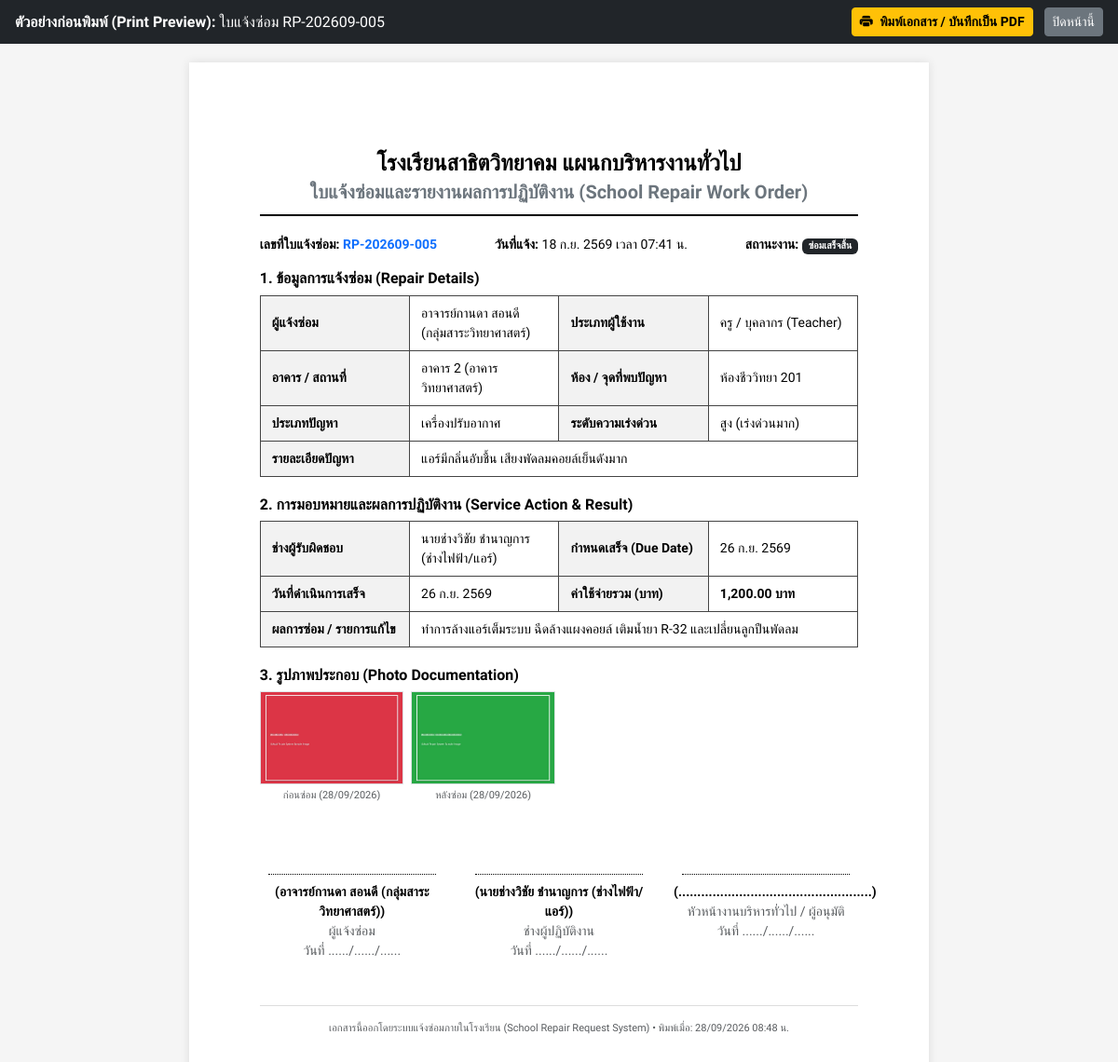
The app's page /repair/5/print (signed in) with its own data.
### models.py (models this page shows, shortened)
class RepairRequest(db.Model):
    __tablename__ = 'repair_requests'
    id = db.Column(db.Integer, primary_key=True, autoincrement=True)
    request_no = db.Column(db.String(30), unique=True, nullable=False)
    user_id = db.Column(db.Integer, db.ForeignKey('users.id', ondelete='CASCADE'), nullable=False)
    building = db.Column(db.String(100), nullable=False)
    room = db.Column(db.String(50), nullable=False)
    problem_type = db.Column(db.String(30), nullable=False)  # 'electrical', 'furniture', 'computer', 'aircon', 'other'
    description = db.Column(db.Text, nullable=False)
    urgency = db.Column(db.String(20), default='medium', nullable=False)  # 'low', 'medium', 'high'
    status = db.Column(db.String(20), default='pending', nullable=False)  # 'pending', 'accepted', 'in_progress', 'completed'
    assigned_to = db.Column(db.Integer, db.ForeignKey('users.id', ondelete='SET NULL'), nullable=True)
    due_date = db.Column(db.Date, nullable=True)
    completion_date = db.Column(db.Date, nullable=True)
    cost = db.Column(db.Float, nullable=True)
    result = db.Column(db.Text, nullable=True)
    created_at = db.Column(db.DateTime, default=datetime.now)
    images = db.relationship('RepairImage', backref='repair', lazy=True, cascade='all, delete-orphan')
    comments = db.relationship('Comment', backref='repair', lazy=True, cascade='all, delete-orphan', order_by='Comment.created_at.asc()')
    @property
    def status_label(self) -> str:
        mapping = {
            'pending': 'รอรับเรื่อง',
            'accepted': 'รับเรื่องแล้ว',
            'in_progress': 'กำลังดำเนินการ',
            'completed': 'ซ่อมเสร็จสิ้น'
        }
        return mapping.get(self.status, self.status)
    @property
    def problem_type_label(self) -> str:
        mapping = {
            'electrical': 'ระบบไฟฟ้า',
            'furniture': 'ครุภัณฑ์ / เฟอร์นิเจอร์',
            'computer': 'คอมพิวเตอร์และอุปกรณ์',
            'aircon': 'เครื่องปรับอากาศ',
            'other': 'อื่นๆ'
        }
        return mapping.get(self.problem_type, self.problem_type)
    @property
    def urgency_label(self) -> str:
        mapping = {
            'low': 'ต่ำ (ไม่เร่งด่วน)',
            'medium': 'ปานกลาง',
            'high': 'สูง (เร่งด่วนมาก)'
        }
        return mapping.get(self.urgency, self.urgency)

class User(UserMixin, db.Model):
    __tablename__ = 'users'
    id = db.Column(db.Integer, primary_key=True, autoincrement=True)
    username = db.Column(db.String(80), unique=True, nullable=False)
    password_hash = db.Column(db.String(255), nullable=False)
    fullname = db.Column(db.String(150), nullable=False)
    role = db.Column(db.String(20), nullable=False)  # 'admin', 'teacher', 'technician'
    email = db.Column(db.String(120), nullable=True)
    created_at = db.Column(db.DateTime, default=datetime.now)
    created_repairs = db.relationship('RepairRequest', foreign_keys='RepairRequest.user_id', backref='reporter', lazy=True, cascade='all, delete-orphan')
    assigned_repairs = db.relationship('RepairRequest', foreign_keys='RepairRequest.assigned_to', backref='technician', lazy=True)
    comments = db.relationship('Comment', backref='author', lazy=True, cascade='all, delete-orphan')
    @property
    def role_label(self) -> str:
        labels = {
            'admin': 'ผู้ดูแลระบบ (Admin)',
            'teacher': 'ครู / บุคลากร (Teacher)',
            'technician': 'เจ้าหน้าที่ซ่อม (Technician)'
        }
        return labels.get(self.role, self.role)

class RepairImage(db.Model):
    __tablename__ = 'repair_images'
    id = db.Column(db.Integer, primary_key=True, autoincrement=True)
    repair_id = db.Column(db.Integer, db.ForeignKey('repair_requests.id', ondelete='CASCADE'), nullable=False)
    image_type = db.Column(db.String(20), nullable=False)  # 'before', 'after'
    image_path = db.Column(db.String(255), nullable=False)
    uploaded_at = db.Column(db.DateTime, default=datetime.now)
    @property
    def image_type_label(self) -> str:
        return 'ก่อนซ่อม' if self.image_type == 'before' else 'หลังซ่อม'

### app.py (the view)
    @app.route('/repair/<int:id>/print')
    @login_required
    def repair_print(id):
        repair = db.session.get(RepairRequest, id)
        if not repair:
            abort(404)
        return render_template('repair_print.html', repair=repair)

### helpers.py (called while the page is built)
def format_thai_date(value, include_time: bool = False) -> str:
    if not value:
        return "-"
    thai_months = [
        "", "ม.ค.", "ก.พ.", "มี.ค.", "เม.ย.", "พ.ค.", "มิ.ย.",
        "ก.ค.", "ส.ค.", "ก.ย.", "ต.ค.", "พ.ย.", "ธ.ค."
    ]
    day = value.day
    month = thai_months[value.month]
    year = value.year + 543  # พุทธศักราช
    if include_time and hasattr(value, 'hour'):
        return f"{day} {month} {year} เวลา {value.strftime('%H:%M')} น."
    return f"{day} {month} {year}"

### templates/repair_print.html (shortened to what this page needs)
<!DOCTYPE html>
<html lang="th">
<head>
    <link href="https://cdn.jsdelivr.net/npm/bootstrap@5.3.3/dist/css/bootstrap.min.css" rel="stylesheet">
    <link rel="stylesheet" href="https://cdn.jsdelivr.net/npm/bootstrap-icons@1.11.3/font/bootstrap-icons.min.css">
</head>
<body>
    <div class="no-print bg-dark text-white py-2 px-3 d-flex justify-content-between align-items-center">
        <div>
            <strong>ตัวอย่างก่อนพิมพ์ (Print Preview):</strong> ใบแจ้งซ่อม {{ repair.request_no }}
        </div>
        <div>
            <button onclick="window.print()" class="btn btn-warning btn-sm fw-bold">
                <i class="bi bi-printer-fill me-1"></i> พิมพ์เอกสาร / บันทึกเป็น PDF
            </button>
            <button onclick="window.close()" class="btn btn-secondary btn-sm ms-2">
                ปิดหน้านี้
            </button>
        </div>
    </div>
    <div class="page">
        <div class="header-title">
            <h4 class="fw-bold mb-1">โรงเรียนสาธิตวิทยาคม แผนกบริหารงานทั่วไป</h4>
            <h5 class="fw-semibold text-secondary mb-0">ใบแจ้งซ่อมและรายงานผลการปฏิบัติงาน (School Repair Work Order)</h5>
        </div>
        <div class="d-flex justify-content-between mb-3" style="font-size: 14px;">
            <div>
                <strong>เลขที่ใบแจ้งซ่อม:</strong> <span class="text-primary fw-bold">{{ repair.request_no }}</span>
            </div>
            <div>
                <strong>วันที่แจ้ง:</strong> {{ repair.created_at|thai_date(include_time=True) }}
            </div>
            <div>
                <strong>สถานะงาน:</strong> <span class="badge bg-dark">{{ repair.status_label }}</span>
            </div>
        </div>
        <h6 class="fw-bold mb-2">1. ข้อมูลการแจ้งซ่อม (Repair Details)</h6>
        <table class="table-doc">
            <tr>
                <th style="width: 25%;">ผู้แจ้งซ่อม</th>
                <td style="width: 25%;">{{ repair.reporter.fullname }}</td>
                <th style="width: 25%;">ประเภทผู้ใช้งาน</th>
                <td style="width: 25%;">{{ repair.reporter.role_label }}</td>
            </tr>
            <tr>
                <th>อาคาร / สถานที่</th>
                <td>{{ repair.building }}</td>
                <th>ห้อง / จุดที่พบปัญหา</th>
                <td>{{ repair.room }}</td>
            </tr>
            <tr>
                <th>ประเภทปัญหา</th>
                <td>{{ repair.problem_type_label }}</td>
                <th>ระดับความเร่งด่วน</th>
                <td>{{ repair.urgency_label }}</td>
            </tr>
            <tr>
                <th>รายละเอียดปัญหา</th>
                <td colspan="3" style="min-height: 50px;">
                    {{ repair.description }}
                </td>
            </tr>
        </table>
        <h6 class="fw-bold mb-2">2. การมอบหมายและผลการปฏิบัติงาน (Service Action & Result)</h6>
        <table class="table-doc">
            <tr>
                <th style="width: 25%;">ช่างผู้รับผิดชอบ</th>
                <td style="width: 25%;">{{ repair.technician.fullname if repair.technician else 'ยังไม่ได้มอบหมาย' }}</td>
                <th style="width: 25%;">กำหนดเสร็จ (Due Date)</th>
                <td style="width: 25%;">{{ repair.due_date|thai_date if repair.due_date else '-' }}</td>
            </tr>
            <tr>
                <th>วันที่ดำเนินการเสร็จ</th>
                <td>{{ repair.completion_date|thai_date if repair.completion_date else '-' }}</td>
                <th>ค่าใช้จ่ายรวม (บาท)</th>
                <td class="fw-bold">{{ "{:,.2f}".format(repair.cost or 0) }} บาท</td>
            </tr>
            <tr>
                <th>ผลการซ่อม / รายการแก้ไข</th>
                <td colspan="3" style="min-height: 60px;">
                    {{ repair.result or 'อยู่ระหว่างดำเนินการ' }}
                </td>
            </tr>
        </table>
        {% if repair.images %}
        <h6 class="fw-bold mb-2">3. รูปภาพประกอบ (Photo Documentation)</h6>
        <div class="row g-2 mb-4">
            {% for img in repair.images %}
            <div class="col-3 text-center">
                <img src="{{ url_for('static', filename=img.image_path) }}" class="img-fluid border" style="height: 100px; width: 100%; object-fit: cover;">
                <div style="font-size: 11px;" class="text-muted mt-1">{{ img.image_type_label }} ({{ img.uploaded_at.strftime('%d/%m/%Y') }})</div>
            </div>
            {% endfor %}
        </div>
        {% endif %}
        <div class="row signature-box">
            <div class="col-4">
                <div class="signature-line"></div>
                <div class="small fw-bold">({{ repair.reporter.fullname }})</div>
                <div class="small text-muted">ผู้แจ้งซ่อม</div>
                <div class="small text-muted">วันที่ ....../....../......</div>
            </div>
            <div class="col-4">
                <div class="signature-line"></div>
                <div class="small fw-bold">({{ repair.technician.fullname if repair.technician else '...................................' }})</div>
                <div class="small text-muted">ช่างผู้ปฏิบัติงาน</div>
                <div class="small text-muted">วันที่ ....../....../......</div>
            </div>
            <div class="col-4">
                <div class="signature-line"></div>
                <div class="small fw-bold">(...................................................)</div>
                <div class="small text-muted">หัวหน้างานบริหารทั่วไป / ผู้อนุมัติ</div>
                <div class="small text-muted">วันที่ ....../....../......</div>
            </div>
        </div>
        <div class="text-center text-muted mt-5 pt-3" style="font-size: 11px; border-top: 1px solid #ddd;">
            เอกสารนี้ออกโดยระบบแจ้งซ่อมภายในโรงเรียน (School Repair Request System) • พิมพ์เมื่อ: {{ now.strftime('%d/%m/%Y %H:%M') }} น.
        </div>
    </div>
</body>
</html>

### templates/repair_print.html (style rules this page uses)
body { font-family: 'Sarabun', sans-serif; background-color: #f5f5f5; color: #000; }
.page { max-width: 210mm; min-height: 297mm; margin: 20px auto; padding: 25mm 20mm; background: white; box-shadow: 0 0 10px rgba(0,0,0,0.1); }
.header-title { text-align: center; border-bottom: 2px solid #000; padding-bottom: 12px; margin-bottom: 20px; }
.table-doc { width: 100%; border-collapse: collapse; margin-bottom: 20px; }
.table-doc th, .table-doc td { border: 1px solid #444; padding: 8px 12px; font-size: 14px; }
.table-doc th { background-color: #f2f2f2; font-weight: 600; }
.signature-box { text-align: center; margin-top: 40px; }
.signature-line { border-bottom: 1px dotted #000; width: 180px; margin: 35px auto 8px; }

### records on screen
RepairRequest: request_no "RP-202609-005", created_at|thai_date "18 ก.ย. 2569 เวลา 07:41 น.", status_label "ซ่อมเสร็จสิ้น", building "อาคาร 2 (อาคารวิทยาศาสตร์)", room "ห้องชีววิทยา 201", problem_type_label "เครื่องปรับอากาศ", urgency_label "สูง (เร่งด่วนมาก)", description "แอร์มีกลิ่นอับชื้น เสียงพัดลมคอยล์เย็นดังมาก", due_date|thai_date "26 ก.ย. 2569", completion_date|thai_date "26 ก.ย. 2569", cost "1,200.00", result "ทำการล้างแอร์เต็มระบบ ฉีดล้างแผงคอยล์ เติมน้ำยา R-32 และเปลี่ยนลูกปืนพัดลม"
User: reporter.fullname "อาจารย์กานดา สอนดี (กลุ่มสาระวิทยาศาสตร์)", reporter.role_label "ครู / บุคลากร (Teacher)"
User: technician "นายช่างวิชัย ชำนาญการ (ช่างไฟฟ้า/แอร์)"
RepairImage: image_path (picture), image_type_label "ก่อนซ่อม", uploaded_at "28/09/2026"
RepairImage: image_path (picture), image_type_label "หลังซ่อม", uploaded_at "28/09/2026"
